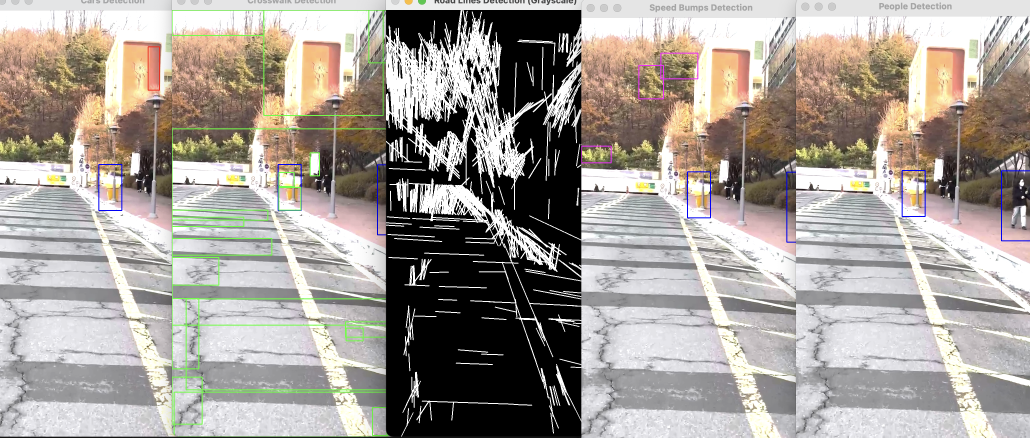
#> input picture KakaoTalk_20241205_174317405.png, 3090 x 1312 px (shown at 1/3 size)
$ python -i 'import cv2.py'   (imports and definitions only)
#> lines starting #> are read from the running program, lines starting #| are printed output that depends on the picture; after the words box and inside, x2 and y2 are one past the last pixel; in counts of white or black regions, pixels touching at a corner belong together
#> further down, picture is the input picture: shape (1312, 3090, 3); mean B, G, R 151.9, 158.3, 164.8

#분석 글자 추가
import cv2
import numpy as np
import os
# [22 lines left out: function extract_frames, not called in this run]


def segment_road_and_sidewalk(image):
    resized = cv2.resize(image, (640, 360))
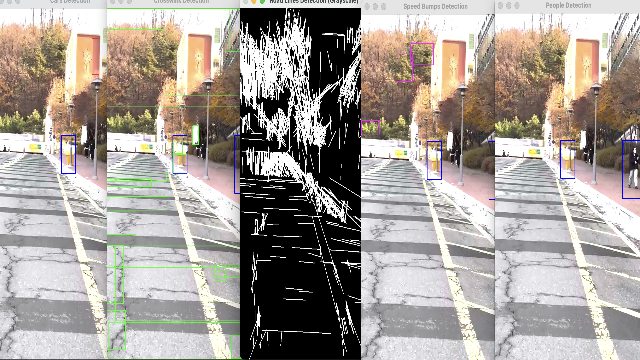
#> resized: shape (360, 640, 3); mean B, G, R 151.8, 157.9, 164.6
    roi = resized[180:, :]
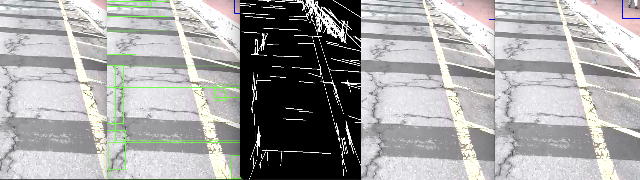
#> roi: shape (180, 640, 3); mean B, G, R 163.2, 163.4, 163.6

    lab = cv2.cvtColor(roi, cv2.COLOR_BGR2LAB)
#> lab: shape (180, 640, 3); mean of channels 0, 1, 2 167.9, 128.2, 128.2
    l, a, b = cv2.split(lab)
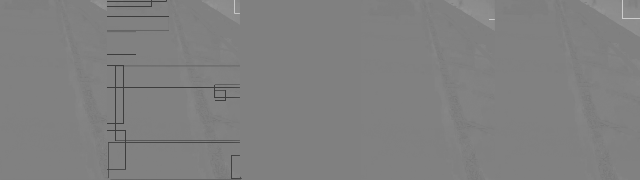
#> a: shape (180, 640); min 61, max 205, mean 128.2
    l = cv2.equalizeHist(l)
    enhanced = cv2.merge((l, a, b))
#> enhanced: shape (180, 640, 3); mean of channels 0, 1, 2 108, 128.2, 128.2
    roi_enhanced = cv2.cvtColor(enhanced, cv2.COLOR_LAB2BGR)
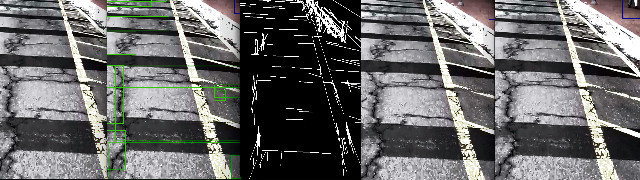
#> roi_enhanced: shape (180, 640, 3); mean B, G, R 103.6, 104.1, 104.2

    Z = roi_enhanced.reshape((-1, 3))
    Z = np.float32(Z)

    k = 5
    criteria = (cv2.TERM_CRITERIA_EPS + cv2.TERM_CRITERIA_MAX_ITER, 10, 1.0)
    _, labels, centers = cv2.kmeans(Z, k, None, criteria, 10, cv2.KMEANS_RANDOM_CENTERS)
#> centers = [[184.5, 181.8, 182.7], [64.58, 69.23, 66.14], [9.83, 9.71, 9.66], [235.4, 238, 238.2], [124.6, 122.5, 125.7]]

    centers = np.uint8(centers)
#> centers = [[184, 181, 182], [64, 69, 66], [9, 9, 9], [235, 237, 238], [124, 122, 125]]
    segmented = centers[labels.flatten()]
    segmented_image = segmented.reshape(roi.shape)

    hsv = cv2.cvtColor(segmented_image, cv2.COLOR_BGR2HSV)
#> hsv: shape (180, 640, 3); mean H, S, V 65.3, 6, 104.7
    road_lower = np.array([0, 0, 30])
    road_upper = np.array([180, 70, 220])
    road_mask = cv2.inRange(hsv, road_lower, road_upper)
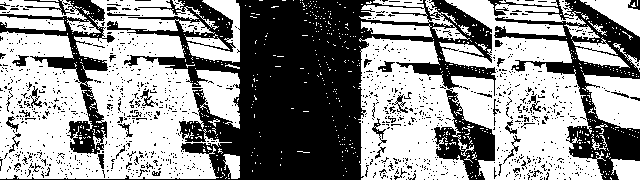
#> road_mask: shape (180, 640); 57.2% white; 1214 black regions (1168 under 20 px), largest, box (x1, y1, x2, y2) and area: (0, 0, 496, 180) 33149, (488, 0, 640, 180) 6990, (0, 0, 115, 154) 3612

    road_segmented = cv2.bitwise_and(segmented_image, segmented_image, mask=road_mask)
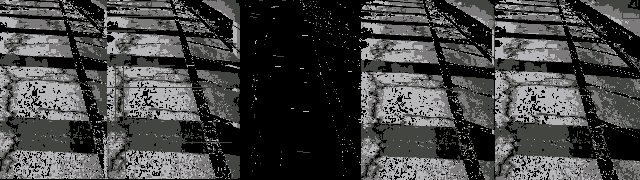
#> road_segmented: shape (180, 640, 3); mean B, G, R 68.5, 68.7, 68.8
    result = cv2.addWeighted(roi, 0.7, road_segmented, 0.3, 0)
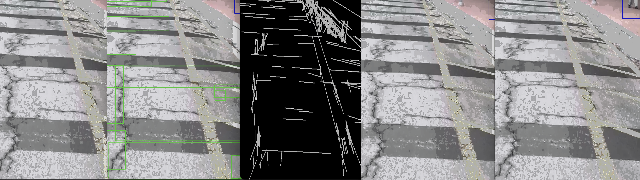
#> result: shape (180, 640, 3); mean B, G, R 134.8, 134.9, 135.1
    return result


# [38 lines left out: functions detect_crosswalk, main, not called in this run]


# [4 lines not run here, left out]

>>> import cv2
>>> picture = cv2.imread('KakaoTalk_20241205_174317405.png')
>>> result = segment_road_and_sidewalk(picture)
